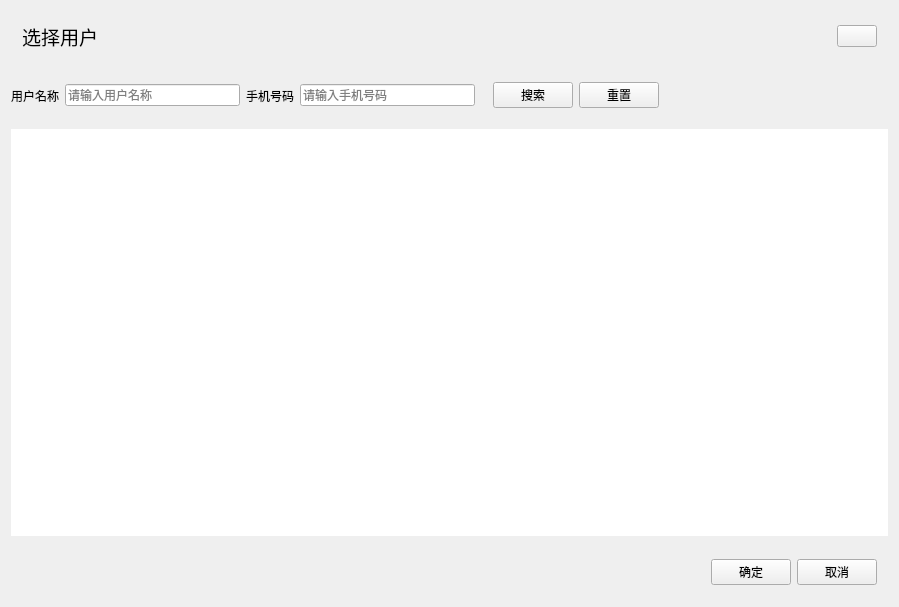
<?xml version="1.0" encoding="UTF-8"?>
<ui version="4.0">
 <class>AssignUserRoleAddDlgClass</class>
 <widget class="QWidget" name="AssignUserRoleAddDlgClass">
  <property name="geometry">
   <rect>
    <x>0</x>
    <y>0</y>
    <width>899</width>
    <height>607</height>
   </rect>
  </property>
  <property name="minimumSize">
   <size>
    <width>899</width>
    <height>607</height>
   </size>
  </property>
  <property name="maximumSize">
   <size>
    <width>899</width>
    <height>607</height>
   </size>
  </property>
  <property name="windowTitle">
   <string>AssignUserRolePage</string>
  </property>
  <property name="styleSheet">
   <string notr="true"/>
  </property>
  <layout class="QVBoxLayout" name="verticalLayout">
   <property name="leftMargin">
    <number>0</number>
   </property>
   <property name="topMargin">
    <number>0</number>
   </property>
   <property name="rightMargin">
    <number>0</number>
   </property>
   <property name="bottomMargin">
    <number>0</number>
   </property>
   <item>
    <widget class="QWidget" name="container" native="true">
     <property name="sizePolicy">
      <sizepolicy hsizetype="Preferred" vsizetype="Expanding">
       <horstretch>0</horstretch>
       <verstretch>0</verstretch>
      </sizepolicy>
     </property>
     <layout class="QVBoxLayout" name="verticalLayout_2">
      <item>
       <widget class="QWidget" name="widget_6" native="true">
        <layout class="QHBoxLayout" name="horizontalLayout_8">
         <item>
          <widget class="QLabel" name="label_2">
           <property name="text">
            <string>&lt;html&gt;&lt;head/&gt;&lt;body&gt;&lt;p&gt;&lt;span style=&quot; font-size:14pt;&quot;&gt;选择用户&lt;/span&gt;&lt;/p&gt;&lt;/body&gt;&lt;/html&gt;</string>
           </property>
          </widget>
         </item>
         <item>
          <spacer name="horizontalSpacer_2">
           <property name="orientation">
            <enum>Qt::Orientation::Horizontal</enum>
           </property>
           <property name="sizeHint" stdset="0">
            <size>
             <width>529</width>
             <height>20</height>
            </size>
           </property>
          </spacer>
         </item>
         <item>
          <widget class="QPushButton" name="closeBtn">
           <property name="text">
            <string/>
           </property>
          </widget>
         </item>
        </layout>
       </widget>
      </item>
      <item>
       <widget class="QWidget" name="searchBar" native="true">
        <property name="sizePolicy">
         <sizepolicy hsizetype="Preferred" vsizetype="Preferred">
          <horstretch>0</horstretch>
          <verstretch>0</verstretch>
         </sizepolicy>
        </property>
        <property name="minimumSize">
         <size>
          <width>0</width>
          <height>55</height>
         </size>
        </property>
        <layout class="QHBoxLayout" name="horizontalLayout_7">
         <property name="leftMargin">
          <number>0</number>
         </property>
         <property name="topMargin">
          <number>0</number>
         </property>
         <property name="rightMargin">
          <number>0</number>
         </property>
         <property name="bottomMargin">
          <number>0</number>
         </property>
         <item>
          <widget class="QWidget" name="widget" native="true">
           <layout class="QHBoxLayout" name="horizontalLayout_2">
            <property name="leftMargin">
             <number>0</number>
            </property>
            <property name="topMargin">
             <number>0</number>
            </property>
            <property name="rightMargin">
             <number>0</number>
            </property>
            <property name="bottomMargin">
             <number>0</number>
            </property>
            <item>
             <widget class="QLabel" name="label">
              <property name="text">
               <string>用户名称</string>
              </property>
             </widget>
            </item>
            <item>
             <widget class="QLineEdit" name="userNameEdit">
              <property name="placeholderText">
               <string>请输入用户名称</string>
              </property>
             </widget>
            </item>
           </layout>
          </widget>
         </item>
         <item>
          <widget class="QWidget" name="widget_2" native="true">
           <layout class="QHBoxLayout" name="horizontalLayout_4">
            <property name="leftMargin">
             <number>0</number>
            </property>
            <property name="topMargin">
             <number>0</number>
            </property>
            <property name="rightMargin">
             <number>0</number>
            </property>
            <property name="bottomMargin">
             <number>0</number>
            </property>
            <item>
             <widget class="QLabel" name="label_3">
              <property name="text">
               <string>手机号码</string>
              </property>
             </widget>
            </item>
            <item>
             <widget class="QLineEdit" name="phoneEdit">
              <property name="placeholderText">
               <string>请输入手机号码</string>
              </property>
             </widget>
            </item>
           </layout>
          </widget>
         </item>
         <item>
          <widget class="QWidget" name="widget_3" native="true">
           <layout class="QHBoxLayout" name="horizontalLayout_5">
            <property name="leftMargin">
             <number>0</number>
            </property>
            <property name="topMargin">
             <number>0</number>
            </property>
            <property name="rightMargin">
             <number>0</number>
            </property>
            <property name="bottomMargin">
             <number>0</number>
            </property>
           </layout>
          </widget>
         </item>
         <item>
          <widget class="QWidget" name="widget_4" native="true">
           <layout class="QHBoxLayout" name="horizontalLayout_6">
            <property name="leftMargin">
             <number>0</number>
            </property>
            <property name="topMargin">
             <number>0</number>
            </property>
            <property name="rightMargin">
             <number>0</number>
            </property>
            <property name="bottomMargin">
             <number>0</number>
            </property>
           </layout>
          </widget>
         </item>
         <item>
          <widget class="HoverButton" name="searchBtn">
           <property name="text">
            <string>搜索</string>
           </property>
           <property name="icon">
            <iconset resource="../../Resource.qrc">
             <normaloff>:/Resource/icons/svg/search.svg</normaloff>:/Resource/icons/svg/search.svg</iconset>
           </property>
          </widget>
         </item>
         <item>
          <widget class="HoverButton" name="resetBtn">
           <property name="text">
            <string>重置</string>
           </property>
          </widget>
         </item>
         <item>
          <spacer name="horizontalSpacer">
           <property name="orientation">
            <enum>Qt::Orientation::Horizontal</enum>
           </property>
           <property name="sizeHint" stdset="0">
            <size>
             <width>40</width>
             <height>20</height>
            </size>
           </property>
          </spacer>
         </item>
        </layout>
       </widget>
      </item>
      <item>
       <widget class="QWidget" name="displayBar" native="true">
        <layout class="QHBoxLayout" name="horizontalLayout">
         <property name="spacing">
          <number>6</number>
         </property>
         <property name="leftMargin">
          <number>0</number>
         </property>
         <property name="topMargin">
          <number>0</number>
         </property>
         <property name="rightMargin">
          <number>0</number>
         </property>
         <property name="bottomMargin">
          <number>0</number>
         </property>
         <item>
          <widget class="QTableView" name="userTableView">
           <property name="sizePolicy">
            <sizepolicy hsizetype="Expanding" vsizetype="Expanding">
             <horstretch>0</horstretch>
             <verstretch>0</verstretch>
            </sizepolicy>
           </property>
           <property name="frameShape">
            <enum>QFrame::Shape::NoFrame</enum>
           </property>
          </widget>
         </item>
        </layout>
       </widget>
      </item>
      <item>
       <widget class="PaginationToolBar" name="paginBar" native="true"/>
      </item>
      <item>
       <widget class="QWidget" name="widget_5" native="true">
        <layout class="QHBoxLayout" name="horizontalLayout_3">
         <item>
          <spacer name="horizontalSpacer_3">
           <property name="orientation">
            <enum>Qt::Orientation::Horizontal</enum>
           </property>
           <property name="sizeHint" stdset="0">
            <size>
             <width>566</width>
             <height>20</height>
            </size>
           </property>
          </spacer>
         </item>
         <item>
          <widget class="QPushButton" name="okBtn">
           <property name="text">
            <string>确定</string>
           </property>
          </widget>
         </item>
         <item>
          <widget class="QPushButton" name="cancelBtn">
           <property name="text">
            <string>取消</string>
           </property>
          </widget>
         </item>
        </layout>
       </widget>
      </item>
     </layout>
    </widget>
   </item>
  </layout>
 </widget>
 <layoutdefault spacing="6" margin="11"/>
 <customwidgets>
  <customwidget>
   <class>HoverButton</class>
   <extends>QPushButton</extends>
   <header>common/widgets/HoverButton.h</header>
  </customwidget>
  <customwidget>
   <class>PaginationToolBar</class>
   <extends>QWidget</extends>
   <header>common/widgets/PaginationToolBar.h</header>
   <container>1</container>
  </customwidget>
 </customwidgets>
 <resources>
  <include location="../../Resource.qrc"/>
 </resources>
 <connections>
  <connection>
   <sender>closeBtn</sender>
   <signal>clicked()</signal>
   <receiver>AssignUserRoleAddDlgClass</receiver>
   <slot>hide()</slot>
   <hints>
    <hint type="sourcelabel">
     <x>860</x>
     <y>29</y>
    </hint>
    <hint type="destinationlabel">
     <x>449</x>
     <y>303</y>
    </hint>
   </hints>
  </connection>
  <connection>
   <sender>cancelBtn</sender>
   <signal>clicked()</signal>
   <receiver>AssignUserRoleAddDlgClass</receiver>
   <slot>hide()</slot>
   <hints>
    <hint type="sourcelabel">
     <x>843</x>
     <y>577</y>
    </hint>
    <hint type="destinationlabel">
     <x>449</x>
     <y>303</y>
    </hint>
   </hints>
  </connection>
 </connections>
</ui>
